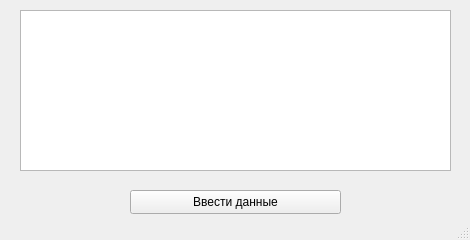
<?xml version="1.0" encoding="UTF-8"?>
<ui version="4.0">
 <class>MainWindow</class>
 <widget class="QMainWindow" name="MainWindow">
  <property name="geometry">
   <rect>
    <x>0</x>
    <y>0</y>
    <width>470</width>
    <height>240</height>
   </rect>
  </property>
  <property name="sizePolicy">
   <sizepolicy hsizetype="Fixed" vsizetype="Fixed">
    <horstretch>0</horstretch>
    <verstretch>0</verstretch>
   </sizepolicy>
  </property>
  <property name="minimumSize">
   <size>
    <width>470</width>
    <height>240</height>
   </size>
  </property>
  <property name="maximumSize">
   <size>
    <width>470</width>
    <height>240</height>
   </size>
  </property>
  <property name="windowTitle">
   <string>MainWindow</string>
  </property>
  <widget class="QWidget" name="centralwidget">
   <property name="sizePolicy">
    <sizepolicy hsizetype="Fixed" vsizetype="Fixed">
     <horstretch>0</horstretch>
     <verstretch>0</verstretch>
    </sizepolicy>
   </property>
   <widget class="QPushButton" name="changeButton">
    <property name="geometry">
     <rect>
      <x>130</x>
      <y>190</y>
      <width>211</width>
      <height>24</height>
     </rect>
    </property>
    <property name="text">
     <string>Ввести данные</string>
    </property>
   </widget>
   <widget class="QTextBrowser" name="textBrowser">
    <property name="geometry">
     <rect>
      <x>20</x>
      <y>10</y>
      <width>431</width>
      <height>161</height>
     </rect>
    </property>
   </widget>
  </widget>
  <widget class="QMenuBar" name="menubar">
   <property name="geometry">
    <rect>
     <x>0</x>
     <y>0</y>
     <width>470</width>
     <height>21</height>
    </rect>
   </property>
  </widget>
  <widget class="QStatusBar" name="statusbar"/>
 </widget>
 <resources/>
 <connections/>
</ui>
